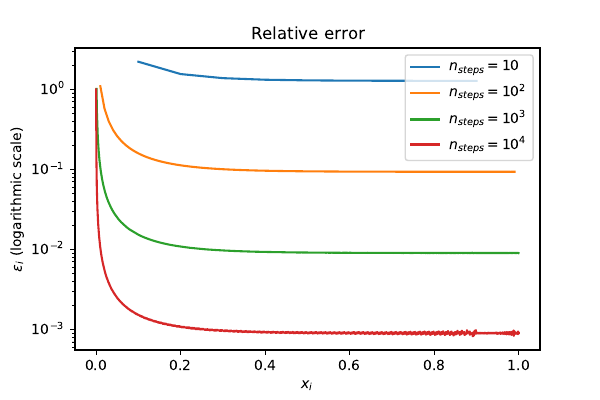

This figure's Python source:
import numpy as np
import matplotlib.pyplot as plt

# b) Plotting log of rel err

u_txt_files = ("p210.txt", "p2.txt", "p21000.txt", "p210000.txt")
v_txt_files = ("p7.txt", "p7100.txt", "p71000.txt", "p710000.txt")
n_steps = (r"$n_{steps} = 10$", r"$n_{steps} = 10^2$", r"$n_{steps} = 10^3$", r"$n_{steps} = 10^4$")

for i in range(len(n_steps)):
    # u_i data
    u_data = np.loadtxt(u_txt_files[i])
    x = u_data[:, 0] # x - vector
    u_i = u_data[:, 1] # u(x) values

    # v_i data
    v_data = np.loadtxt(v_txt_files[i])
    v_i = v_data[:, 0] # v(x) values

    # slice lists, take away first and last value
    x = x[1:-1]
    u_i = u_i[1:-1]
    v_i = v_i[1:-1]

    # making the abs(u_i - v_i) list
    rel_err = []
    for k in range(len(v_i)):
        rel_err.append(np.abs((u_i[k] - v_i[k])/(u_i[k])))

    #plotting everything
    plt.plot(x, rel_err, label = n_steps[i])

plt.title("Relative error")
plt.xlabel(r"$x_i$")
plt.ylabel(r"$\epsilon_i$ (logarithmic scale)")
plt.yscale("log")
plt.legend()
plt.savefig('p8b.pdf')
